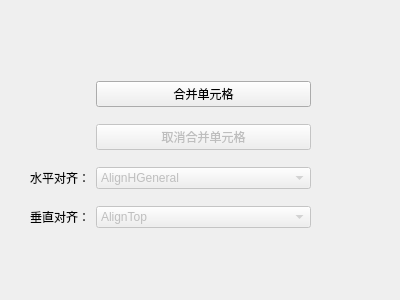
<?xml version="1.0" encoding="UTF-8"?>
<ui version="4.0">
 <class>Test6</class>
 <widget class="QWidget" name="Test6">
  <property name="geometry">
   <rect>
    <x>0</x>
    <y>0</y>
    <width>400</width>
    <height>300</height>
   </rect>
  </property>
  <property name="windowTitle">
   <string>Form</string>
  </property>
  <widget class="QWidget" name="">
   <property name="geometry">
    <rect>
     <x>30</x>
     <y>70</y>
     <width>281</width>
     <height>171</height>
    </rect>
   </property>
   <layout class="QGridLayout" name="gridLayout">
    <item row="0" column="1">
     <widget class="QPushButton" name="but_merge">
      <property name="text">
       <string>合并单元格</string>
      </property>
     </widget>
    </item>
    <item row="1" column="1">
     <widget class="QPushButton" name="but_unmerge">
      <property name="enabled">
       <bool>false</bool>
      </property>
      <property name="text">
       <string>取消合并单元格</string>
      </property>
     </widget>
    </item>
    <item row="2" column="0">
     <widget class="QLabel" name="label">
      <property name="sizePolicy">
       <sizepolicy hsizetype="Fixed" vsizetype="Preferred">
        <horstretch>0</horstretch>
        <verstretch>0</verstretch>
       </sizepolicy>
      </property>
      <property name="text">
       <string>水平对齐：</string>
      </property>
     </widget>
    </item>
    <item row="2" column="1">
     <widget class="QComboBox" name="com_alignmentH">
      <property name="enabled">
       <bool>false</bool>
      </property>
      <item>
       <property name="text">
        <string>AlignHGeneral</string>
       </property>
      </item>
      <item>
       <property name="text">
        <string>AlignLeft</string>
       </property>
      </item>
      <item>
       <property name="text">
        <string>AlignHCenter</string>
       </property>
      </item>
      <item>
       <property name="text">
        <string>AlignRight</string>
       </property>
      </item>
      <item>
       <property name="text">
        <string>AlignHFill</string>
       </property>
      </item>
      <item>
       <property name="text">
        <string>AlignHJustify</string>
       </property>
      </item>
      <item>
       <property name="text">
        <string>AlignHMerge</string>
       </property>
      </item>
      <item>
       <property name="text">
        <string>AlignHDistributed</string>
       </property>
      </item>
     </widget>
    </item>
    <item row="3" column="0">
     <widget class="QLabel" name="label_2">
      <property name="sizePolicy">
       <sizepolicy hsizetype="Fixed" vsizetype="Preferred">
        <horstretch>0</horstretch>
        <verstretch>0</verstretch>
       </sizepolicy>
      </property>
      <property name="text">
       <string>垂直对齐：</string>
      </property>
     </widget>
    </item>
    <item row="3" column="1">
     <widget class="QComboBox" name="com_alignmentV">
      <property name="enabled">
       <bool>false</bool>
      </property>
      <item>
       <property name="text">
        <string>AlignTop</string>
       </property>
      </item>
      <item>
       <property name="text">
        <string>AlignVCenter</string>
       </property>
      </item>
      <item>
       <property name="text">
        <string>AlignBottom</string>
       </property>
      </item>
      <item>
       <property name="text">
        <string>AlignVJustify</string>
       </property>
      </item>
      <item>
       <property name="text">
        <string>AlignVDistributed</string>
       </property>
      </item>
     </widget>
    </item>
   </layout>
  </widget>
 </widget>
 <resources/>
 <connections/>
</ui>
